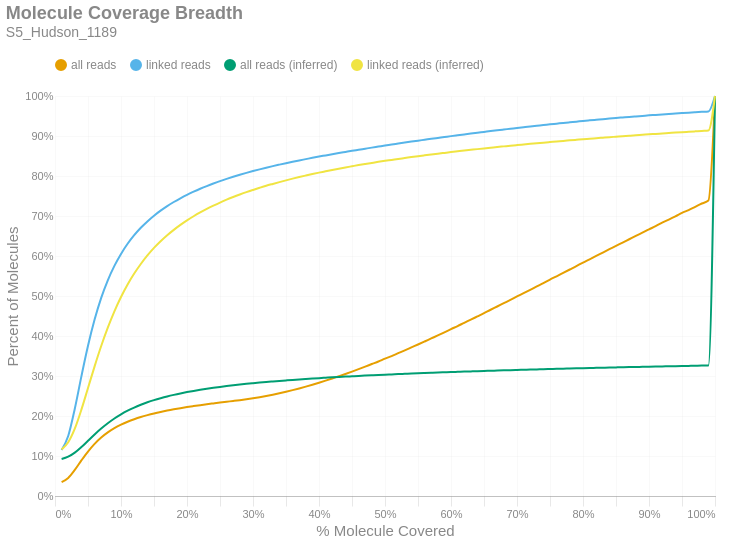

Notebook code for this chart:
### Markdown cell above
### Molecule Read Coverage
This chart shows molecule coverage breadth as computed by the number of bases aligned to that molecule. In other words, "*how much of each unique long molecule is actually sequenced/aligned?*" Keep in mind there is a distinction between sequences and alignments, since some sequences belonging to a particular molecule may not align well and wouldn't appear in the alignment data. This chart also shows molecule coverage breadth as computed by the *inferred fragment* from which the aligned sequences originate. Unlike read coverage, this calculation takes into account the total insert size, including unsequenced gaps between the forward and reverse reads. Like the previous figures, these are cumulative percents.

### Code cell
if SKIPLR:
    print_html(f"Skipped")
else:
    binned_df = consolidated_hist(valids['coverage_bp'], mask, 0.01, True)
    binned_df_inf = consolidated_hist(valids['coverage_inserts'], mask, 0.01, True)
    binned_df = binned_df.with_columns(pl.lit(binned_df_inf['all reads (cumsum)']).alias('all reads (inferred)'))
    binned_df = binned_df.with_columns(pl.lit(binned_df_inf['linked reads (cumsum)']).alias('linked reads (inferred)'))
    binned_df = binned_df.with_columns(
        (pl.col('bin').cast(pl.Float64) + 0.01).alias('right_edge')
    )

    with SafeRender(binned_df):
        (
            density_plot(binned_df, 'Molecule Coverage Breadth', samplename, 'molcov', ['all reads (inferred)','linked reads (inferred)'])
            .encode(
                #x=alt.X('bin:Q', title="% Molecule Covered").axis(format = '%').scale(padding=0),
                x=alt.X('right_edge:Q', title="% Molecule Covered").axis(format='%').scale(padding=0),
                y=alt.Y('value:Q', title='Percent of Molecules')
                    .axis(format='%')
                    .stack(False)
                    .scale(domainMin=0, padding=0),
                color=alt.Color("key:N").scale(domain = ["all reads", "linked reads", "all reads (inferred)", "linked reads (inferred)"]),
                tooltip = [
                    alt.Tooltip("key:N", title = "Data Type"),
                    alt.Tooltip("range_label:N", title="% Molecule Covered"),
                    alt.Tooltip("value:Q", format = ".2%", title="% Molecules")
                ]
            )
        ).display()

### Figure 1 — Vega-Lite specification as saved in the notebook (floating-point values rounded to 4 significant figures)
{"width": "container", "height": 400, "config": {"title": {"anchor": "start", "dy": -15, "fontSize": 18, "color": "#888888", "subtitleColor": "#888888", "subtitleFontSize": 14}, "arc": {"fill": "#0072B2"}, "axis": {"domainColor": "#888888", "domainWidth": 0.5, "gridWidth": 0.2, "grid": false, "titleFontWeight": 400, "titleFontSize": 15, "labelFontSize": 11, "labelColor": "#888888", "tickColor": "#888888", "tickWidth": 0.2, "titleColor": "#888888"}, "axisBand": {"grid": false}, "axisX": {"grid": true, "tickSize": 10, "domainCap": "round"}, "axisY": {"domain": false, "grid": true, "tickSize": 0, "domainCap": "round"}, "background": "transparent", "header": {"labelFontSize": 15, "labelColor": "#888888", "titleFontSize": 15, "titleFontWeight": 600, "titleColor": "#888888"}, "legend": {"labelFont": "sans-serif", "labelFontSize": 12, "labelColor": "#888888", "symbolSize": 100, "symbolType": "circle", "titleFontSize": 12, "titlePadding": 10, "titleColor": "#888888", "title": null, "orient": "top"}, "range": {"category": ["#E69F00", "#56B4E9", "#009E73", "#F0E442", "#0072B2", "#D55E00", "#CC79A7", "#000000"], "diverging": ["#cfe8f3", "#a2d4ec", "#73bfe2", "#46abdb", "#1696d2", "#12719e"]}, "area": {"fill": "#0072B2", "fillOpacity": 0.7, "line": true, "strokeOpacity": 0.7}, "line": {"color": "#0072B2", "stroke": "#0072B2", "strokeWidth": 2}, "trail": {"color": "#0072B2", "stroke": "#0072B2", "strokeWidth": 0, "size": 1}, "point": {"filled": true, "fillOpacity": 1.0, "size": 95}, "text": {"color": "#888888", "fontSize": 11, "align": "right", "fontWeight": 400, "size": 11}, "bar": {"fill": "#0072B2", "stroke": null}, "view": {"stroke": null, "continuousWidth": 660, "continuousHeight": 400}}, "data": {"name": "data-cd94b356ac4d646055d132fcd5ba5abc"}, "mark": {"type": "line", "interpolate": "monotone", "point": {"opacity": 0, "size": 275}}, "encoding": {"color": {"field": "key", "scale": {"domain": ["all reads", "linked reads", "all reads (inferred)", "linked reads (inferred)"]}, "type": "nominal"}, "tooltip": [{"field": "key", "title": "Data Type", "type": "nominal"}, {"field": "range_label", "title": "% Molecule Covered", "type": "nominal"}, {"field": "value", "format": ".2%", "title": "% Molecules", "type": "quantitative"}], "x": {"axis": {"format": "%"}, "field": "right_edge", "scale": {"padding": 0}, "title": "% Molecule Covered", "type": "quantitative"}, "y": {"axis": {"format": "%"}, "field": "value", "scale": {"domainMin": 0, "padding": 0}, "stack": false, "title": "Percent of Molecules", "type": "quantitative"}}, "params": [{"name": "param_c36ac31b6afebe62", "select": {"type": "point", "fields": ["key"]}, "bind": "legend"}], "title": {"text": "Molecule Coverage Breadth", "subtitle": "S5_Hudson_1189"}, "transform": [{"fold": ["all reads (cumsum)", "linked reads (cumsum)", "all reads (inferred)", "linked reads (inferred)"]}, {"calculate": "replace(datum.key, ' (cumsum)', '')", "as": "key"}, {"filter": {"param": "param_c36ac31b6afebe62"}}], "usermeta": {"embedOptions": {"downloadFileName": "S5_Hudson_1189.molcov"}}, "$schema": "https://vega.github.io/schema/vega-lite/v6.1.0.json", "datasets": {"data-cd94b356ac4d646055d132fcd5ba5abc": [{"bin": "0.0", "interval": "0.0-0.01", "all reads": 0.03484, "linked reads": 0.1152, "all reads (cumsum)": 0.03484, "linked reads (cumsum)": 0.1152, "range_label": "0.0-0.01", "all reads (inferred)": 0.09257, "linked reads (inferred)": 0.116, "right_edge": 0.01}, {"bin": "0.01", "interval": "0.01-0.02", "all reads": 0.01041, "linked reads": 0.03468, "all reads (cumsum)": 0.04525, "linked reads (cumsum)": 0.1499, "range_label": "0.01-0.02", "all reads (inferred)": 0.09823, "linked reads (inferred)": 0.1344, "right_edge": 0.02}, {"bin": "0.02", "interval": "0.02-0.03", "all reads": 0.02009, "linked reads": 0.06834, "all reads (cumsum)": 0.06534, "linked reads (cumsum)": 0.2182, "range_label": "0.02-0.03", "all reads (inferred)": 0.1084, "linked reads (inferred)": 0.1684, "right_edge": 0.03}, {"bin": "0.03", "interval": "0.03-0.04", "all reads": 0.02364, "linked reads": 0.08084, "all reads (cumsum)": 0.08898, "linked reads (cumsum)": 0.299, "range_label": "0.03-0.04", "all reads (inferred)": 0.1223, "linked reads (inferred)": 0.2159, "right_edge": 0.04}, {"bin": "0.04", "interval": "0.04-0.05", "all reads": 0.02225, "linked reads": 0.07641, "all reads (cumsum)": 0.1112, "linked reads (cumsum)": 0.3755, "range_label": "0.04-0.05", "all reads (inferred)": 0.1381, "linked reads (inferred)": 0.2699, "right_edge": 0.05}, {"bin": "0.05", "interval": "0.05-0.06", "all reads": 0.01909, "linked reads": 0.06553, "all reads (cumsum)": 0.1303, "linked reads (cumsum)": 0.441, "range_label": "0.05-0.06", "all reads (inferred)": 0.1538, "linked reads (inferred)": 0.3241, "right_edge": 0.06}, {"bin": "0.06", "interval": "0.06-0.07", "all reads": 0.01584, "linked reads": 0.05436, "all reads (cumsum)": 0.1462, "linked reads (cumsum)": 0.4953, "range_label": "0.06-0.07", "all reads (inferred)": 0.1686, "linked reads (inferred)": 0.3749, "right_edge": 0.07}, {"bin": "0.07", "interval": "0.07-0.08", "all reads": 0.01281, "linked reads": 0.04395, "all reads (cumsum)": 0.159, "linked reads (cumsum)": 0.5393, "range_label": "0.07-0.08", "all reads (inferred)": 0.1819, "linked reads (inferred)": 0.4208, "right_edge": 0.08}, {"bin": "0.08", "interval": "0.08-0.09", "all reads": 0.01053, "linked reads": 0.03605, "all reads (cumsum)": 0.1695, "linked reads (cumsum)": 0.5754, "range_label": "0.08-0.09", "all reads (inferred)": 0.1937, "linked reads (inferred)": 0.4617, "right_edge": 0.09}, {"bin": "0.09", "interval": "0.09-0.1", "all reads": 0.008757, "linked reads": 0.02988, "all reads (cumsum)": 0.1783, "linked reads (cumsum)": 0.6052, "range_label": "0.09-0.1", "all reads (inferred)": 0.2041, "linked reads (inferred)": 0.4975, "right_edge": 0.1}, {"bin": "0.1", "interval": "0.1-0.11", "all reads": 0.007431, "linked reads": 0.02531, "all reads (cumsum)": 0.1857, "linked reads (cumsum)": 0.6305, "range_label": "0.1-0.11", "all reads (inferred)": 0.2132, "linked reads (inferred)": 0.5288, "right_edge": 0.11}, {"bin": "0.11", "interval": "0.11-0.12", "all reads": 0.0063, "linked reads": 0.02138, "all reads (cumsum)": 0.192, "linked reads (cumsum)": 0.6519, "range_label": "0.11-0.12", "all reads (inferred)": 0.2211, "linked reads (inferred)": 0.5561, "right_edge": 0.12}, {"bin": "0.12", "interval": "0.12-0.13", "all reads": 0.00549, "linked reads": 0.01861, "all reads (cumsum)": 0.1975, "linked reads (cumsum)": 0.6705, "range_label": "0.12-0.13", "all reads (inferred)": 0.2281, "linked reads (inferred)": 0.58, "right_edge": 0.13}, {"bin": "0.13", "interval": "0.13-0.14", "all reads": 0.004717, "linked reads": 0.01594, "all reads (cumsum)": 0.2022, "linked reads (cumsum)": 0.6865, "range_label": "0.13-0.14", "all reads (inferred)": 0.2343, "linked reads (inferred)": 0.6014, "right_edge": 0.14}, {"bin": "0.14", "interval": "0.14-0.15", "all reads": 0.004234, "linked reads": 0.01425, "all reads (cumsum)": 0.2064, "linked reads (cumsum)": 0.7007, "range_label": "0.14-0.15", "all reads (inferred)": 0.2397, "linked reads (inferred)": 0.6202, "right_edge": 0.15}, {"bin": "0.15", "interval": "0.15-0.16", "all reads": 0.00379, "linked reads": 0.01266, "all reads (cumsum)": 0.2102, "linked reads (cumsum)": 0.7134, "range_label": "0.15-0.16", "all reads (inferred)": 0.2446, "linked reads (inferred)": 0.6368, "right_edge": 0.16}, {"bin": "0.16", "interval": "0.16-0.17", "all reads": 0.003429, "linked reads": 0.01142, "all reads (cumsum)": 0.2136, "linked reads (cumsum)": 0.7248, "range_label": "0.16-0.17", "all reads (inferred)": 0.2489, "linked reads (inferred)": 0.6519, "right_edge": 0.17}, {"bin": "0.17", "interval": "0.17-0.18", "all reads": 0.003105, "linked reads": 0.0102, "all reads (cumsum)": 0.2167, "linked reads (cumsum)": 0.735, "range_label": "0.17-0.18", "all reads (inferred)": 0.2529, "linked reads (inferred)": 0.6654, "right_edge": 0.18}, {"bin": "0.18", "interval": "0.18-0.19", "all reads": 0.002875, "linked reads": 0.009347, "all reads (cumsum)": 0.2196, "linked reads (cumsum)": 0.7443, "range_label": "0.18-0.19", "all reads (inferred)": 0.2564, "linked reads (inferred)": 0.6777, "right_edge": 0.19}, {"bin": "0.19", "interval": "0.19-0.2", "all reads": 0.0027, "linked reads": 0.008634, "all reads (cumsum)": 0.2223, "linked reads (cumsum)": 0.753, "range_label": "0.19-0.2", "all reads (inferred)": 0.2597, "linked reads (inferred)": 0.689, "right_edge": 0.2}, {"bin": "0.2", "interval": "0.2-0.21", "all reads": 0.00246, "linked reads": 0.007774, "all reads (cumsum)": 0.2248, "linked reads (cumsum)": 0.7608, "range_label": "0.2-0.21", "all reads (inferred)": 0.2627, "linked reads (inferred)": 0.6993, "right_edge": 0.21}, {"bin": "0.21", "interval": "0.21-0.22", "all reads": 0.002364, "linked reads": 0.007298, "all reads (cumsum)": 0.2271, "linked reads (cumsum)": 0.768, "range_label": "0.21-0.22", "all reads (inferred)": 0.2655, "linked reads (inferred)": 0.7089, "right_edge": 0.22}, {"bin": "0.22", "interval": "0.22-0.23", "all reads": 0.002244, "linked reads": 0.006764, "all reads (cumsum)": 0.2294, "linked reads (cumsum)": 0.7748, "range_label": "0.22-0.23", "all reads (inferred)": 0.2681, "linked reads (inferred)": 0.7178, "right_edge": 0.23}, {"bin": "0.23", "interval": "0.23-0.24", "all reads": 0.002131, "linked reads": 0.006282, "all reads (cumsum)": 0.2315, "linked reads (cumsum)": 0.7811, "range_label": "0.23-0.24", "all reads (inferred)": 0.2705, "linked reads (inferred)": 0.7259, "right_edge": 0.24}, {"bin": "0.24", "interval": "0.24-0.25", "all reads": 0.002106, "linked reads": 0.006039, "all reads (cumsum)": 0.2336, "linked reads (cumsum)": 0.7871, "range_label": "0.24-0.25", "all reads (inferred)": 0.2727, "linked reads (inferred)": 0.7336, "right_edge": 0.25}, {"bin": "0.25", "interval": "0.25-0.26", "all reads": 0.002021, "linked reads": 0.005593, "all reads (cumsum)": 0.2357, "linked reads (cumsum)": 0.7927, "range_label": "0.25-0.26", "all reads (inferred)": 0.2748, "linked reads (inferred)": 0.7408, "right_edge": 0.26}, {"bin": "0.26", "interval": "0.26-0.27", "all reads": 0.001979, "linked reads": 0.005273, "all reads (cumsum)": 0.2376, "linked reads (cumsum)": 0.798, "range_label": "0.26-0.27", "all reads (inferred)": 0.2768, "linked reads (inferred)": 0.7475, "right_edge": 0.27}, {"bin": "0.27", "interval": "0.27-0.28", "all reads": 0.002039, "linked reads": 0.004976, "all reads (cumsum)": 0.2397, "linked reads (cumsum)": 0.803, "range_label": "0.27-0.28", "all reads (inferred)": 0.2786, "linked reads (inferred)": 0.7538, "right_edge": 0.28}, {"bin": "0.28", "interval": "0.28-0.29", "all reads": 0.00221, "linked reads": 0.004811, "all reads (cumsum)": 0.2419, "linked reads (cumsum)": 0.8078, "range_label": "0.28-0.29", "all reads (inferred)": 0.2804, "linked reads (inferred)": 0.7597, "right_edge": 0.29}, {"bin": "0.29", "interval": "0.29-0.3", "all reads": 0.002463, "linked reads": 0.004498, "all reads (cumsum)": 0.2443, "linked reads (cumsum)": 0.8123, "range_label": "0.29-0.3", "all reads (inferred)": 0.282, "linked reads (inferred)": 0.7652, "right_edge": 0.3}, {"bin": "0.3", "interval": "0.3-0.31", "all reads": 0.002699, "linked reads": 0.004298, "all reads (cumsum)": 0.247, "linked reads (cumsum)": 0.8166, "range_label": "0.3-0.31", "all reads (inferred)": 0.2835, "linked reads (inferred)": 0.7705, "right_edge": 0.31}, {"bin": "0.31", "interval": "0.31-0.32", "all reads": 0.003009, "linked reads": 0.004127, "all reads (cumsum)": 0.25, "linked reads (cumsum)": 0.8207, "range_label": "0.31-0.32", "all reads (inferred)": 0.285, "linked reads (inferred)": 0.7755, "right_edge": 0.32}, {"bin": "0.32", "interval": "0.32-0.33", "all reads": 0.003296, "linked reads": 0.003989, "all reads (cumsum)": 0.2533, "linked reads (cumsum)": 0.8247, "range_label": "0.32-0.33", "all reads (inferred)": 0.2863, "linked reads (inferred)": 0.7802, "right_edge": 0.33}, {"bin": "0.33", "interval": "0.33-0.34", "all reads": 0.003503, "linked reads": 0.003743, "all reads (cumsum)": 0.2568, "linked reads (cumsum)": 0.8284, "range_label": "0.33-0.34", "all reads (inferred)": 0.2877, "linked reads (inferred)": 0.7847, "right_edge": 0.34}, {"bin": "0.34", "interval": "0.34-0.35", "all reads": 0.003771, "linked reads": 0.003651, "all reads (cumsum)": 0.2606, "linked reads (cumsum)": 0.8321, "range_label": "0.34-0.35", "all reads (inferred)": 0.289, "linked reads (inferred)": 0.7891, "right_edge": 0.35}, {"bin": "0.35", "interval": "0.35-0.36", "all reads": 0.004044, "linked reads": 0.00349, "all reads (cumsum)": 0.2647, "linked reads (cumsum)": 0.8356, "range_label": "0.35-0.36", "all reads (inferred)": 0.2902, "linked reads (inferred)": 0.7934, "right_edge": 0.36}, {"bin": "0.36", "interval": "0.36-0.37", "all reads": 0.004316, "linked reads": 0.003346, "all reads (cumsum)": 0.269, "linked reads (cumsum)": 0.8389, "range_label": "0.36-0.37", "all reads (inferred)": 0.2914, "linked reads (inferred)": 0.7973, "right_edge": 0.37}, {"bin": "0.37", "interval": "0.37-0.38", "all reads": 0.004525, "linked reads": 0.003234, "all reads (cumsum)": 0.2735, "linked reads (cumsum)": 0.8422, "range_label": "0.37-0.38", "all reads (inferred)": 0.2925, "linked reads (inferred)": 0.8011, "right_edge": 0.38}, {"bin": "0.38", "interval": "0.38-0.39", "all reads": 0.004758, "linked reads": 0.00325, "all reads (cumsum)": 0.2783, "linked reads (cumsum)": 0.8454, "range_label": "0.38-0.39", "all reads (inferred)": 0.2936, "linked reads (inferred)": 0.8049, "right_edge": 0.39}, {"bin": "0.39", "interval": "0.39-0.4", "all reads": 0.00501, "linked reads": 0.003141, "all reads (cumsum)": 0.2833, "linked reads (cumsum)": 0.8486, "range_label": "0.39-0.4", "all reads (inferred)": 0.2946, "linked reads (inferred)": 0.8084, "right_edge": 0.4}, {"bin": "0.4", "interval": "0.4-0.41", "all reads": 0.005145, "linked reads": 0.002957, "all reads (cumsum)": 0.2884, "linked reads (cumsum)": 0.8515, "range_label": "0.4-0.41", "all reads (inferred)": 0.2956, "linked reads (inferred)": 0.8118, "right_edge": 0.41}, {"bin": "0.41", "interval": "0.41-0.42", "all reads": 0.005387, "linked reads": 0.00299, "all reads (cumsum)": 0.2938, "linked reads (cumsum)": 0.8545, "range_label": "0.41-0.42", "all reads (inferred)": 0.2966, "linked reads (inferred)": 0.8151, "right_edge": 0.42}, {"bin": "0.42", "interval": "0.42-0.43", "all reads": 0.005612, "linked reads": 0.002874, "all reads (cumsum)": 0.2994, "linked reads (cumsum)": 0.8574, "range_label": "0.42-0.43", "all reads (inferred)": 0.2975, "linked reads (inferred)": 0.8182, "right_edge": 0.43}, {"bin": "0.43", "interval": "0.43-0.44", "all reads": 0.00571, "linked reads": 0.00279, "all reads (cumsum)": 0.3051, "linked reads (cumsum)": 0.8602, "range_label": "0.43-0.44", "all reads (inferred)": 0.2985, "linked reads (inferred)": 0.8213, "right_edge": 0.44}, {"bin": "0.44", "interval": "0.44-0.45", "all reads": 0.00593, "linked reads": 0.002789, "all reads (cumsum)": 0.3111, "linked reads (cumsum)": 0.863, "range_label": "0.44-0.45", "all reads (inferred)": 0.2993, "linked reads (inferred)": 0.8243, "right_edge": 0.45}, {"bin": "0.45", "interval": "0.45-0.46", "all reads": 0.006091, "linked reads": 0.002648, "all reads (cumsum)": 0.3171, "linked reads (cumsum)": 0.8656, "range_label": "0.45-0.46", "all reads (inferred)": 0.3002, "linked reads (inferred)": 0.8273, "right_edge": 0.46}, {"bin": "0.46", "interval": "0.46-0.47", "all reads": 0.006259, "linked reads": 0.002672, "all reads (cumsum)": 0.3234, "linked reads (cumsum)": 0.8683, "range_label": "0.46-0.47", "all reads (inferred)": 0.301, "linked reads (inferred)": 0.8301, "right_edge": 0.47}, {"bin": "0.47", "interval": "0.47-0.48", "all reads": 0.00652, "linked reads": 0.002661, "all reads (cumsum)": 0.3299, "linked reads (cumsum)": 0.8709, "range_label": "0.47-0.48", "all reads (inferred)": 0.3018, "linked reads (inferred)": 0.8327, "right_edge": 0.48}, {"bin": "0.48", "interval": "0.48-0.49", "all reads": 0.006373, "linked reads": 0.002555, "all reads (cumsum)": 0.3363, "linked reads (cumsum)": 0.8735, "range_label": "0.48-0.49", "all reads (inferred)": 0.3026, "linked reads (inferred)": 0.8354, "right_edge": 0.49}, {"bin": "0.49", "interval": "0.49-0.5", "all reads": 0.007224, "linked reads": 0.002582, "all reads (cumsum)": 0.3435, "linked reads (cumsum)": 0.8761, "range_label": "0.49-0.5", "all reads (inferred)": 0.3034, "linked reads (inferred)": 0.8379, "right_edge": 0.5}, {"bin": "0.5", "interval": "0.5-0.51", "all reads": 0.006344, "linked reads": 0.002426, "all reads (cumsum)": 0.3499, "linked reads (cumsum)": 0.8785, "range_label": "0.5-0.51", "all reads (inferred)": 0.3041, "linked reads (inferred)": 0.8402, "right_edge": 0.51}, {"bin": "0.51", "interval": "0.51-0.52", "all reads": 0.007248, "linked reads": 0.002519, "all reads (cumsum)": 0.3571, "linked reads (cumsum)": 0.881, "range_label": "0.51-0.52", "all reads (inferred)": 0.3048, "linked reads (inferred)": 0.8427, "right_edge": 0.52}, {"bin": "0.52", "interval": "0.52-0.53", "all reads": 0.007044, "linked reads": 0.002498, "all reads (cumsum)": 0.3642, "linked reads (cumsum)": 0.8835, "range_label": "0.52-0.53", "all reads (inferred)": 0.3054, "linked reads (inferred)": 0.8449, "right_edge": 0.53}, {"bin": "0.53", "interval": "0.53-0.54", "all reads": 0.007339, "linked reads": 0.00246, "all reads (cumsum)": 0.3715, "linked reads (cumsum)": 0.886, "range_label": "0.53-0.54", "all reads (inferred)": 0.3061, "linked reads (inferred)": 0.8472, "right_edge": 0.54}, {"bin": "0.54", "interval": "0.54-0.55", "all reads": 0.007256, "linked reads": 0.002397, "all reads (cumsum)": 0.3788, "linked reads (cumsum)": 0.8884, "range_label": "0.54-0.55", "all reads (inferred)": 0.3068, "linked reads (inferred)": 0.8495, "right_edge": 0.55}, {"bin": "0.55", "interval": "0.55-0.56", "all reads": 0.007503, "linked reads": 0.002288, "all reads (cumsum)": 0.3863, "linked reads (cumsum)": 0.8907, "range_label": "0.55-0.56", "all reads (inferred)": 0.3074, "linked reads (inferred)": 0.8516, "right_edge": 0.56}, {"bin": "0.56", "interval": "0.56-0.57", "all reads": 0.007614, "linked reads": 0.002326, "all reads (cumsum)": 0.3939, "linked reads (cumsum)": 0.893, "range_label": "0.56-0.57", "all reads (inferred)": 0.3081, "linked reads (inferred)": 0.8537, "right_edge": 0.57}, {"bin": "0.57", "interval": "0.57-0.58", "all reads": 0.007554, "linked reads": 0.002235, "all reads (cumsum)": 0.4014, "linked reads (cumsum)": 0.8952, "range_label": "0.57-0.58", "all reads (inferred)": 0.3087, "linked reads (inferred)": 0.8558, "right_edge": 0.58}, {"bin": "0.58", "interval": "0.58-0.59", "all reads": 0.007759, "linked reads": 0.002226, "all reads (cumsum)": 0.4092, "linked reads (cumsum)": 0.8974, "range_label": "0.58-0.59", "all reads (inferred)": 0.3093, "linked reads (inferred)": 0.8578, "right_edge": 0.59}, {"bin": "0.59", "interval": "0.59-0.6", "all reads": 0.007929, "linked reads": 0.002247, "all reads (cumsum)": 0.4171, "linked reads (cumsum)": 0.8997, "range_label": "0.59-0.6", "all reads (inferred)": 0.3099, "linked reads (inferred)": 0.8598, "right_edge": 0.6}, {"bin": "0.6", "interval": "0.6-0.61", "all reads": 0.007689, "linked reads": 0.002171, "all reads (cumsum)": 0.4248, "linked reads (cumsum)": 0.9019, "range_label": "0.6-0.61", "all reads (inferred)": 0.3104, "linked reads (inferred)": 0.8617, "right_edge": 0.61}, {"bin": "0.61", "interval": "0.61-0.62", "all reads": 0.008138, "linked reads": 0.002156, "all reads (cumsum)": 0.4329, "linked reads (cumsum)": 0.904, "range_label": "0.61-0.62", "all reads (inferred)": 0.311, "linked reads (inferred)": 0.8636, "right_edge": 0.62}, {"bin": "0.62", "interval": "0.62-0.63", "all reads": 0.007924, "linked reads": 0.002137, "all reads (cumsum)": 0.4409, "linked reads (cumsum)": 0.9062, "range_label": "0.62-0.63", "all reads (inferred)": 0.3115, "linked reads (inferred)": 0.8654, "right_edge": 0.63}, {"bin": "0.63", "interval": "0.63-0.64", "all reads": 0.008114, "linked reads": 0.002063, "all reads (cumsum)": 0.449, "linked reads (cumsum)": 0.9082, "range_label": "0.63-0.64", "all reads (inferred)": 0.3121, "linked reads (inferred)": 0.8672, "right_edge": 0.64}, {"bin": "0.64", "interval": "0.64-0.65", "all reads": 0.008115, "linked reads": 0.00203, "all reads (cumsum)": 0.4571, "linked reads (cumsum)": 0.9103, "range_label": "0.64-0.65", "all reads (inferred)": 0.3126, "linked reads (inferred)": 0.8689, "right_edge": 0.65}, {"bin": "0.65", "interval": "0.65-0.66", "all reads": 0.008505, "linked reads": 0.00205, "all reads (cumsum)": 0.4656, "linked reads (cumsum)": 0.9123, "range_label": "0.65-0.66", "all reads (inferred)": 0.3131, "linked reads (inferred)": 0.8707, "right_edge": 0.66}, {"bin": "0.66", "interval": "0.66-0.67", "all reads": 0.008166, "linked reads": 0.001995, "all reads (cumsum)": 0.4738, "linked reads (cumsum)": 0.9143, "range_label": "0.66-0.67", "all reads (inferred)": 0.3137, "linked reads (inferred)": 0.8724, "right_edge": 0.67}, {"bin": "0.67", "interval": "0.67-0.68", "all reads": 0.008322, "linked reads": 0.001938, "all reads (cumsum)": 0.4821, "linked reads (cumsum)": 0.9162, "range_label": "0.67-0.68", "all reads (inferred)": 0.3142, "linked reads (inferred)": 0.8741, "right_edge": 0.68}, {"bin": "0.68", "interval": "0.68-0.69", "all reads": 0.008225, "linked reads": 0.001925, "all reads (cumsum)": 0.4903, "linked reads (cumsum)": 0.9182, "range_label": "0.68-0.69", "all reads (inferred)": 0.3147, "linked reads (inferred)": 0.8757, "right_edge": 0.69}, {"bin": "0.69", "interval": "0.69-0.7", "all reads": 0.008494, "linked reads": 0.001943, "all reads (cumsum)": 0.4988, "linked reads (cumsum)": 0.9201, "range_label": "0.69-0.7", "all reads (inferred)": 0.3152, "linked reads (inferred)": 0.8773, "right_edge": 0.7}, {"bin": "0.7", "interval": "0.7-0.71", "all reads": 0.008279, "linked reads": 0.001906, "all reads (cumsum)": 0.5071, "linked reads (cumsum)": 0.922, "range_label": "0.7-0.71", "all reads (inferred)": 0.3156, "linked reads (inferred)": 0.8789, "right_edge": 0.71}, {"bin": "0.71", "interval": "0.71-0.72", "all reads": 0.008378, "linked reads": 0.001883, "all reads (cumsum)": 0.5155, "linked reads (cumsum)": 0.9239, "range_label": "0.71-0.72", "all reads (inferred)": 0.3161, "linked reads (inferred)": 0.8804, "right_edge": 0.72}, {"bin": "0.72", "interval": "0.72-0.73", "all reads": 0.008459, "linked reads": 0.001781, "all reads (cumsum)": 0.5239, "linked reads (cumsum)": 0.9257, "range_label": "0.72-0.73", "all reads (inferred)": 0.3165, "linked reads (inferred)": 0.8819, "right_edge": 0.73}, {"bin": "0.73", "interval": "0.73-0.74", "all reads": 0.008294, "linked reads": 0.001732, "all reads (cumsum)": 0.5322, "linked reads (cumsum)": 0.9274, "range_label": "0.73-0.74", "all reads (inferred)": 0.317, "linked reads (inferred)": 0.8834, "right_edge": 0.74}, {"bin": "0.74", "interval": "0.74-0.75", "all reads": 0.008884, "linked reads": 0.001818, "all reads (cumsum)": 0.5411, "linked reads (cumsum)": 0.9292, "range_label": "0.74-0.75", "all reads (inferred)": 0.3174, "linked reads (inferred)": 0.8848, "right_edge": 0.75}, {"bin": "0.75", "interval": "0.75-0.76", "all reads": 0.00821, "linked reads": 0.001702, "all reads (cumsum)": 0.5493, "linked reads (cumsum)": 0.9309, "range_label": "0.75-0.76", "all reads (inferred)": 0.3178, "linked reads (inferred)": 0.8862, "right_edge": 0.76}, {"bin": "0.76", "interval": "0.76-0.77", "all reads": 0.008511, "linked reads": 0.001735, "all reads (cumsum)": 0.5578, "linked reads (cumsum)": 0.9327, "range_label": "0.76-0.77", "all reads (inferred)": 0.3183, "linked reads (inferred)": 0.8877, "right_edge": 0.77}, {"bin": "0.77", "interval": "0.77-0.78", "all reads": 0.008467, "linked reads": 0.001639, "all reads (cumsum)": 0.5663, "linked reads (cumsum)": 0.9343, "range_label": "0.77-0.78", "all reads (inferred)": 0.3187, "linked reads (inferred)": 0.8891, "right_edge": 0.78}, {"bin": "0.78", "interval": "0.78-0.79", "all reads": 0.008442, "linked reads": 0.001607, "all reads (cumsum)": 0.5747, "linked reads (cumsum)": 0.9359, "range_label": "0.78-0.79", "all reads (inferred)": 0.3191, "linked reads (inferred)": 0.8905, "right_edge": 0.79}, {"bin": "0.79", "interval": "0.79-0.8", "all reads": 0.008862, "linked reads": 0.001665, "all reads (cumsum)": 0.5836, "linked reads (cumsum)": 0.9376, "range_label": "0.79-0.8", "all reads (inferred)": 0.3196, "linked reads (inferred)": 0.8919, "right_edge": 0.8}, {"bin": "0.8", "interval": "0.8-0.81", "all reads": 0.00817, "linked reads": 0.001529, "all reads (cumsum)": 0.5918, "linked reads (cumsum)": 0.9391, "range_label": "0.8-0.81", "all reads (inferred)": 0.3199, "linked reads (inferred)": 0.8931, "right_edge": 0.81}, {"bin": "0.81", "interval": "0.81-0.82", "all reads": 0.00835, "linked reads": 0.001497, "all reads (cumsum)": 0.6001, "linked reads (cumsum)": 0.9406, "range_label": "0.81-0.82", "all reads (inferred)": 0.3203, "linked reads (inferred)": 0.8945, "right_edge": 0.82}, {"bin": "0.82", "interval": "0.82-0.83", "all reads": 0.008486, "linked reads": 0.001492, "all reads (cumsum)": 0.6086, "linked reads (cumsum)": 0.9421, "range_label": "0.82-0.83", "all reads (inferred)": 0.3207, "linked reads (inferred)": 0.8958, "right_edge": 0.83}, {"bin": "0.83", "interval": "0.83-0.84", "all reads": 0.00839, "linked reads": 0.001509, "all reads (cumsum)": 0.617, "linked reads (cumsum)": 0.9436, "range_label": "0.83-0.84", "all reads (inferred)": 0.3211, "linked reads (inferred)": 0.8971, "right_edge": 0.84}, {"bin": "0.84", "interval": "0.84-0.85", "all reads": 0.008193, "linked reads": 0.001426, "all reads (cumsum)": 0.6252, "linked reads (cumsum)": 0.945, "range_label": "0.84-0.85", "all reads (inferred)": 0.3215, "linked reads (inferred)": 0.8983, "right_edge": 0.85}, {"bin": "0.85", "interval": "0.85-0.86", "all reads": 0.008427, "linked reads": 0.001366, "all reads (cumsum)": 0.6336, "linked reads (cumsum)": 0.9464, "range_label": "0.85-0.86", "all reads (inferred)": 0.3219, "linked reads (inferred)": 0.8995, "right_edge": 0.86}, {"bin": "0.86", "interval": "0.86-0.87", "all reads": 0.008237, "linked reads": 0.001371, "all reads (cumsum)": 0.6418, "linked reads (cumsum)": 0.9478, "range_label": "0.86-0.87", "all reads (inferred)": 0.3222, "linked reads (inferred)": 0.9007, "right_edge": 0.87}, {"bin": "0.87", "interval": "0.87-0.88", "all reads": 0.008369, "linked reads": 0.001282, "all reads (cumsum)": 0.6502, "linked reads (cumsum)": 0.949, "range_label": "0.87-0.88", "all reads (inferred)": 0.3226, "linked reads (inferred)": 0.9019, "right_edge": 0.88}, {"bin": "0.88", "interval": "0.88-0.89", "all reads": 0.008202, "linked reads": 0.001253, "all reads (cumsum)": 0.6584, "linked reads (cumsum)": 0.9503, "range_label": "0.88-0.89", "all reads (inferred)": 0.3229, "linked reads (inferred)": 0.903, "right_edge": 0.89}, {"bin": "0.89", "interval": "0.89-0.9", "all reads": 0.008272, "linked reads": 0.001282, "all reads (cumsum)": 0.6667, "linked reads (cumsum)": 0.9516, "range_label": "0.89-0.9", "all reads (inferred)": 0.3233, "linked reads (inferred)": 0.9042, "right_edge": 0.9}, {"bin": "0.9", "interval": "0.9-0.91", "all reads": 0.007805, "linked reads": 0.001165, "all reads (cumsum)": 0.6745, "linked reads (cumsum)": 0.9527, "range_label": "0.9-0.91", "all reads (inferred)": 0.3236, "linked reads (inferred)": 0.9052, "right_edge": 0.91}, {"bin": "0.91", "interval": "0.91-0.92", "all reads": 0.008894, "linked reads": 0.001211, "all reads (cumsum)": 0.6834, "linked reads (cumsum)": 0.954, "range_label": "0.91-0.92", "all reads (inferred)": 0.324, "linked reads (inferred)": 0.9063, "right_edge": 0.92}, {"bin": "0.92", "interval": "0.92-0.93", "all reads": 0.007521, "linked reads": 0.001164, "all reads (cumsum)": 0.6909, "linked reads (cumsum)": 0.9551, "range_label": "0.92-0.93", "all reads (inferred)": 0.3243, "linked reads (inferred)": 0.9074, "right_edge": 0.93}, {"bin": "0.93", "interval": "0.93-0.94", "all reads": 0.008071, "linked reads": 0.001086, "all reads (cumsum)": 0.699, "linked reads (cumsum)": 0.9562, "range_label": "0.93-0.94", "all reads (inferred)": 0.3246, "linked reads (inferred)": 0.9085, "right_edge": 0.94}, {"bin": "0.94", "interval": "0.94-0.95", "all reads": 0.008658, "linked reads": 0.001119, "all reads (cumsum)": 0.7076, "linked reads (cumsum)": 0.9573, "range_label": "0.94-0.95", "all reads (inferred)": 0.325, "linked reads (inferred)": 0.9095, "right_edge": 0.95}, {"bin": "0.95", "interval": "0.95-0.96", "all reads": 0.007135, "linked reads": 0.001083, "all reads (cumsum)": 0.7148, "linked reads (cumsum)": 0.9584, "range_label": "0.95-0.96", "all reads (inferred)": 0.3253, "linked reads (inferred)": 0.9105, "right_edge": 0.96}, {"bin": "0.96", "interval": "0.96-0.97", "all reads": 0.008197, "linked reads": 0.0009895, "all reads (cumsum)": 0.723, "linked reads (cumsum)": 0.9594, "range_label": "0.96-0.97", "all reads (inferred)": 0.3256, "linked reads (inferred)": 0.9116, "right_edge": 0.97}, {"bin": "0.97", "interval": "0.97-0.98", "all reads": 0.008233, "linked reads": 0.0009576, "all reads (cumsum)": 0.7312, "linked reads (cumsum)": 0.9604, "range_label": "0.97-0.98", "all reads (inferred)": 0.326, "linked reads (inferred)": 0.9126, "right_edge": 0.98}, {"bin": "0.98", "interval": "0.98-0.99", "all reads": 0.007376, "linked reads": 0.0009949, "all reads (cumsum)": 0.7386, "linked reads (cumsum)": 0.9613, "range_label": "0.98-0.99", "all reads (inferred)": 0.3263, "linked reads (inferred)": 0.9136, "right_edge": 0.99}, {"bin": "0.99", "interval": "0.99-1.0", "all reads": 0.2614, "linked reads": 0.03865, "all reads (cumsum)": 1.0, "linked reads (cumsum)": 1.0, "range_label": "0.99-1.0", "all reads (inferred)": 1.0, "linked reads (inferred)": 1.0, "right_edge": 1.0}]}}
